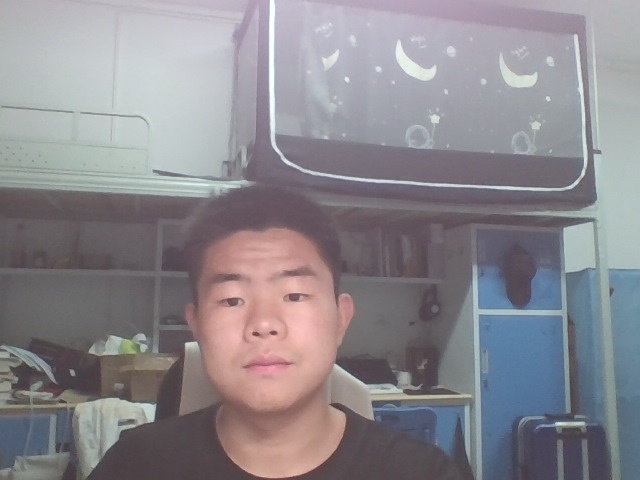
#> input picture my_face.jpg, 640 x 480 px
$ python -i '视频身高识别_改进03.py'   (imports and definitions only)
#> lines starting #> are read from the running program, lines starting #| are printed output that depends on the picture; after the words box and inside, x2 and y2 are one past the last pixel; in counts of white or black regions, pixels touching at a corner belong together
import cv2
import os
import numpy as np
from ultralytics import YOLO
import time

# 模型加载
try:
    model = YOLO("yolov8n.pt")
except Exception as e:
    print(f"❌ 模型加载失败: {e}")
    exit(1)

# 校准文件路径
calibration_file = "calibration.txt"
reference_face_file = "my_face.jpg"

# A4纸标准尺寸（厘米）
A4_WIDTH = 21.0
A4_HEIGHT = 29.7

# 参考参数
REFERENCE_HEIGHT = 170  # 参考身高（厘米）
REFERENCE_DISTANCE = 200  # 参考距离（厘米）

# 加载人脸检测器
# [7 lines not run here, left out]

# 初始化特征检测器
sift = cv2.SIFT_create()
bf = cv2.BFMatcher()

# 参考人脸特征
reference_face_features = None

# 添加状态变量
calibration_attempts = 0
MAX_CALIBRATION_ATTEMPTS = 10
last_calibration_time = 0
CALIBRATION_COOLDOWN = 5  # 秒

def load_or_create_reference_face():
    """加载或创建参考人脸特征"""
    global reference_face_features

    if os.path.exists(reference_face_file):
        # 加载参考图片
        ref_img = cv2.imread(reference_face_file)
#> ref_img is the input picture: shape (480, 640, 3); mean B, G, R 141.7, 136.2, 139.7
        ref_gray = cv2.cvtColor(ref_img, cv2.COLOR_BGR2GRAY)
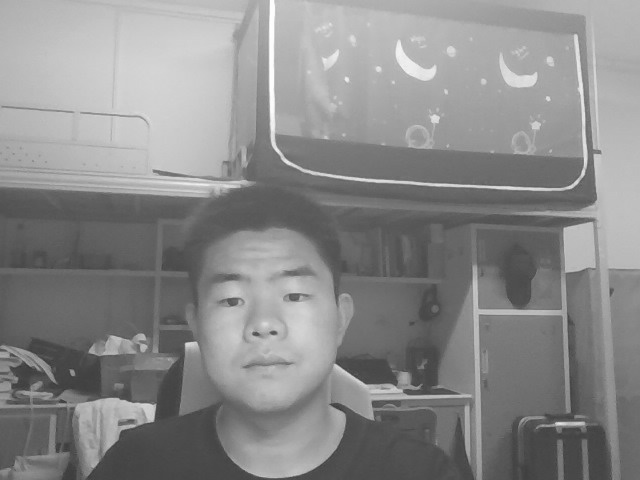
#> ref_gray: shape (480, 640); min 51, max 254, mean 137.9
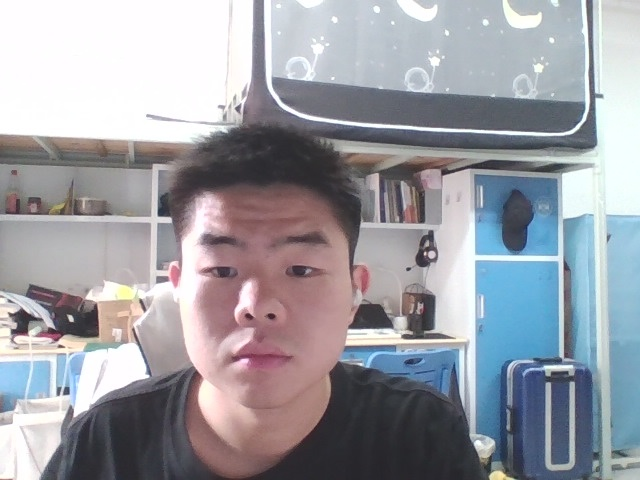
#> input picture reference_face.jpg, 640 x 480 px
#> further down, picture is the input picture: shape (480, 640, 3); mean B, G, R 164.4, 157.6, 156.6
        # 检测人脸
        faces = face_cascade.detectMultiScale(ref_gray, 1.1, 5)
        if len(faces) > 0:
            x, y, w, h = faces[0]
            face_roi = ref_gray[y:y+h, x:x+w]
            # 提取特征
            keypoints, descriptors = sift.detectAndCompute(face_roi, None)
            if descriptors is not None:
                reference_face_features = descriptors
                print("已加载参考人脸特征")
                return True
    else:
        print("⚠️ 未找到参考人脸图片，请提供一张清晰的正面照片")
        # 打开摄像头拍照
        cap = cv2.VideoCapture(0)
        while True:
            ret, frame = cap.read()
            if not ret:
                break

            # 显示预览
            cv2.imshow("Take Reference Photo (Press SPACE to capture)", frame)

            # 按空格键拍照
            if cv2.waitKey(1) & 0xFF == ord(' '):
                # 保存图片
                cv2.imwrite(reference_face_file, frame)
                print("已保存参考照片")
                break

        cap.release()
        cv2.destroyAllWindows()

        # 处理新保存的照片
        ref_img = cv2.imread(reference_face_file)
        ref_gray = cv2.cvtColor(ref_img, cv2.COLOR_BGR2GRAY)
        faces = face_cascade.detectMultiScale(ref_gray, 1.1, 5)
        if len(faces) > 0:
            x, y, w, h = faces[0]
            face_roi = ref_gray[y:y+h, x:x+w]
            keypoints, descriptors = sift.detectAndCompute(face_roi, None)
            if descriptors is not None:
                reference_face_features = descriptors
                print("已提取参考人脸特征")
                return True

    print("无法提取参考人脸特征")
    print("无法提取参考人脸特征")
    return False

# [40 lines left out: functions detect_face, is_reference_face, not called in this run]

def detect_a4_paper(frame):
    """检测A4纸并返回其轮廓和变换矩阵"""
    try:
        # 转换为灰度图
        gray = cv2.cvtColor(frame, cv2.COLOR_BGR2GRAY)
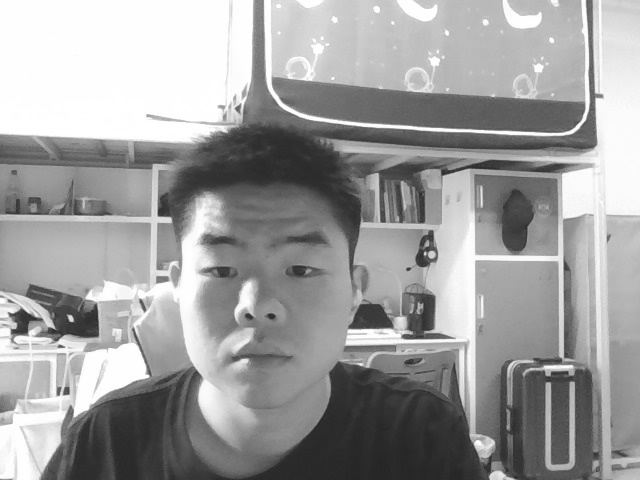
#> gray: shape (480, 640); min 35, max 255, mean 158.1
        # 高斯模糊
        blurred = cv2.GaussianBlur(gray, (5, 5), 0)
        # 自适应阈值处理
        thresh = cv2.adaptiveThreshold(blurred, 255, cv2.ADAPTIVE_THRESH_GAUSSIAN_C,
                                     cv2.THRESH_BINARY_INV, 11, 2)
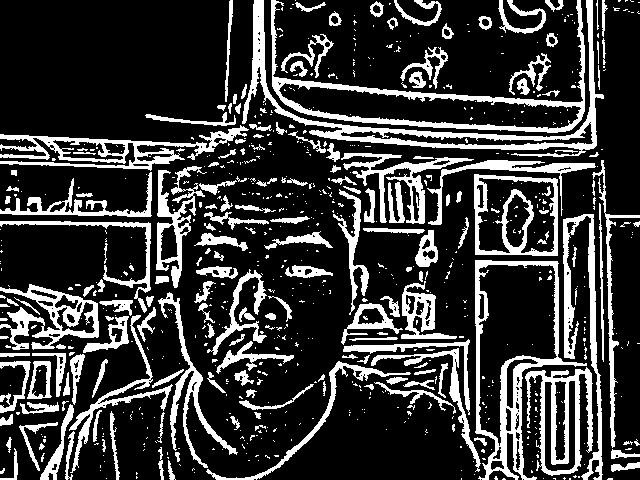
#> thresh: shape (480, 640); 22.2% white; 764 white regions (578 under 20 px), largest, box (x1, y1, x2, y2) and area: (242, 0, 604, 157) 5362, (475, 260, 587, 480) 4171, (271, 0, 585, 133) 4160
        # 边缘检测
        edges = cv2.Canny(thresh, 50, 150)
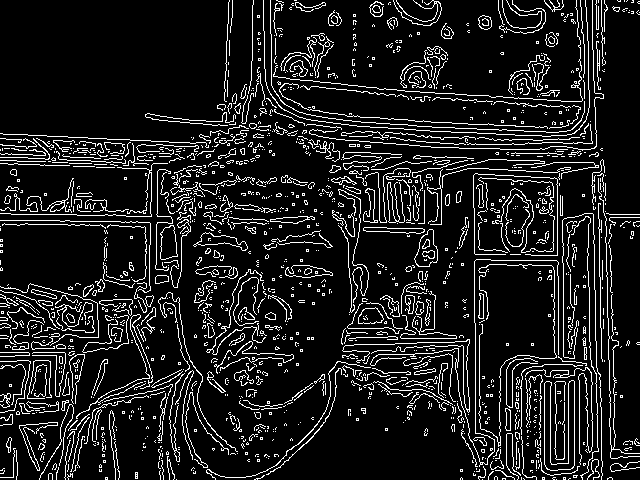
#> edges: shape (480, 640); 11.6% white in thin lines or dots
        # 膨胀操作，连接边缘
        kernel = np.ones((5,5), np.uint8)
        dilated = cv2.dilate(edges, kernel, iterations=1)
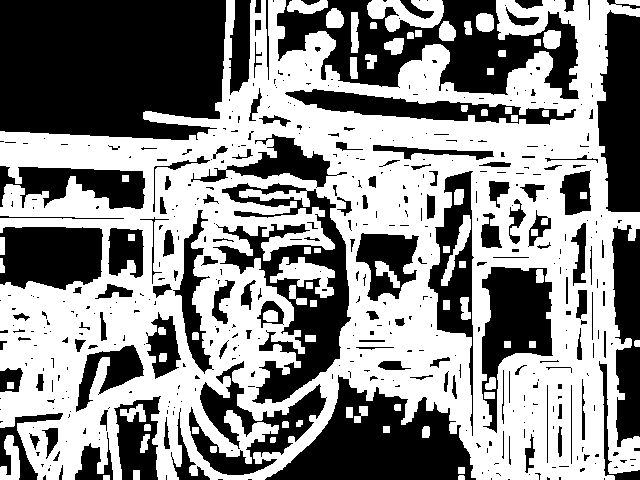
#> dilated: shape (480, 640); 54.4% white; 488 black regions (336 under 20 px)

        # 查找轮廓
        contours, _ = cv2.findContours(dilated, cv2.RETR_EXTERNAL, cv2.CHAIN_APPROX_SIMPLE)
#> contours = 36 contours; largest, box (x1, y1, x2, y2) and area: (0, 0, 640, 480) 213072, (367, 0, 444, 32) 1350, (0, 435, 20, 480) 477, (287, 0, 328, 14) 355, (476, 13, 494, 32) 272

        # 按面积排序
        contours = sorted(contours, key=cv2.contourArea, reverse=True)

        for contour in contours:
            # 计算轮廓面积
            area = cv2.contourArea(contour)
            if area < 1000:  # 忽略太小的轮廓
                continue

            # 多边形近似
            peri = cv2.arcLength(contour, True)
            approx = cv2.approxPolyDP(contour, 0.02 * peri, True)

            # 确保是四边形
            if len(approx) == 4:
                # 计算长宽比
                rect = cv2.minAreaRect(contour)
                width = min(rect[1])
                height = max(rect[1])
                aspect_ratio = height / width

                # A4纸的长宽比约为1.414
                if 1.3 < aspect_ratio < 1.5:
                    # 获取四个角点
                    points = approx.reshape(4, 2)

                    # 计算目标尺寸（像素）
                    target_width = int(width)
                    target_height = int(height)

                    # 定义目标点（用于透视变换）
                    dst_points = np.array([
                        [0, 0],
                        [target_width - 1, 0],
                        [target_width - 1, target_height - 1],
                        [0, target_height - 1]
                    ], dtype="float32")

                    # 计算透视变换矩阵
                    M = cv2.getPerspectiveTransform(points.astype("float32"), dst_points)

                    return contour, M, target_width, target_height
#> this loop made 36 passes
#> area on passes 3 to 14: 477, 355, 272.5, 266, 262.5, 242.5, 240.5, 217, 217, 130, 102.5, 101.5
#> (contour, area) on passes 18, 19, 20, 23, 24, 25: ([[0, 237], [0, 254], [4, 254], [4, 237]], 68), ([[346, 407], [346, 417], [352, 417], [352, 407]], 60), ([[133, 470], [133, 479], [139, 479], [139, 470]], 54), ([[458, 467], [458, 473], [464, 473], [464, 467]], 36), ([[383, 426], [383, 432], [389, 432], [389, 426]], 36), ([[7, 382], [7, 388], [13, 388], [13, 382]], 36)

        return None, None, None, None
    except Exception as e:
        print(f"❌ A4纸检测出错: {e}")
        return None, None, None, None

# [43 lines left out: function calibrate_with_a4, not called in this run]

# 读取或初始化换算比例
# [9 lines not run here, left out]

# 加载参考人脸特征
# [1 line that did not run here, left out]

# [29 lines left out: functions estimate_distance, adjust_height_ratio, not called in this run]

# 打开摄像头
# [11 lines not run here, left out]

# 添加帧率计算
fps = 0
frame_count = 0
start_time = time.time()
# [128 lines not run here, left out]

>>> import cv2
>>> picture = cv2.imread('reference_face.jpg')
>>> result = detect_a4_paper(picture)
